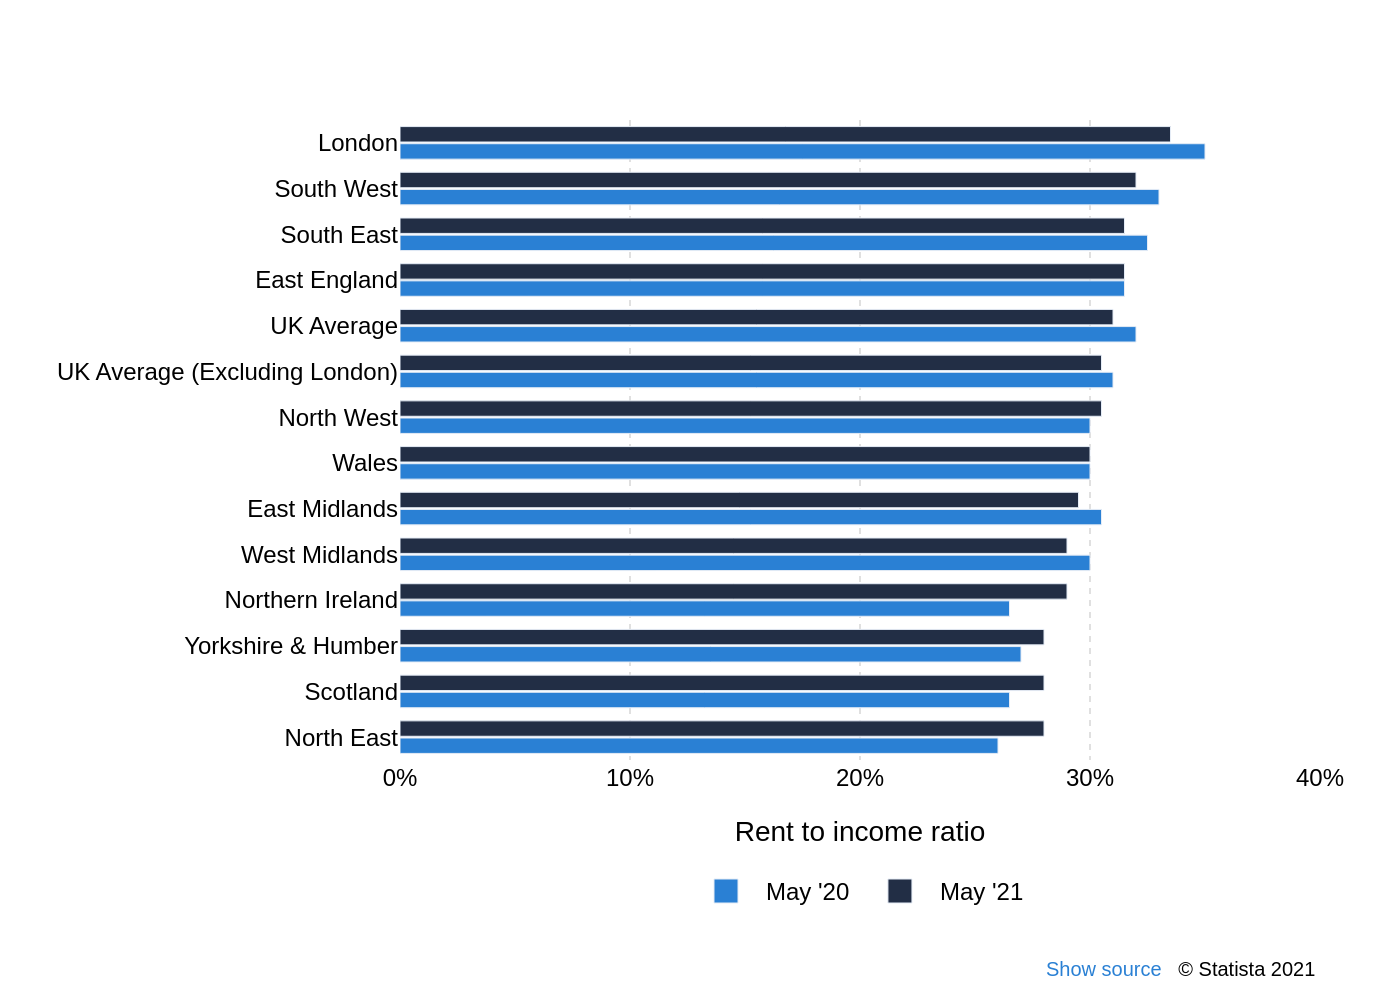

Python code for this plot:
import sys
import json
import pathlib
import plotly.graph_objects as go

if len(sys.argv) != 2:
    print("Usage: python create_chart.py <path_to_json_file>")
    sys.exit(1)

json_path = pathlib.Path(sys.argv[1])
if not json_path.is_file():
    print(f"Error: File not found at {json_path}")
    sys.exit(1)

with open(json_path, 'r', encoding='utf-8') as f:
    chart_info = json.load(f)

chart_data = chart_info.get('chart_data', [])
texts = chart_info.get('texts', {})
colors = chart_info.get('colors', [])

categories = [item['category'] for item in chart_data]
num_series = len(chart_data[0]['values']) if chart_data else 0
data_series = [[item['values'][i] for item in chart_data] for i in range(num_series)]

fig = go.Figure()

for i in range(num_series):
    fig.add_trace(go.Bar(
        y=categories,
        x=data_series[i],
        name=texts.get('legend_labels', [])[i],
        orientation='h',
        marker_color=colors[i]
    ))

title_text = texts.get('title')
subtitle_text = texts.get('subtitle')
full_title = ""
if title_text:
    full_title = f"<b>{title_text}</b>"
    if subtitle_text:
        full_title += f"<br><sub>{subtitle_text}</sub>"

source_text = texts.get('source', '')
note_text = texts.get('note', '')

# In the original image, "Show source" is blue, resembling a hyperlink.
if note_text:
    note_text = f"<span style='color:{colors[0]}'>{note_text}</span>"

combined_source_note = f"{note_text}&nbsp;&nbsp;&nbsp;{source_text}" if note_text and source_text else source_text or note_text

fig.update_layout(
    barmode='group',
    bargap=0.25,
    bargroupgap=0.1,
    title=dict(
        text=full_title,
        x=0.05,
        xanchor='left',
        y=0.95,
        yanchor='top'
    ),
    xaxis=dict(
        title=texts.get('x_axis_title', ''),
        ticksuffix='%',
        showgrid=True,
        gridcolor='#E0E0E0',
        griddash='dot',
        zeroline=False,
        range=[0, 40]
    ),
    yaxis=dict(
        title=texts.get('y_axis_title', ''),
        showgrid=False,
        tickfont=dict(size=12)
    ),
    legend=dict(
        orientation="h",
        yanchor="bottom",
        y=-0.25,
        xanchor="center",
        x=0.5
    ),
    font=dict(
        family="Arial",
        size=12,
        color="black"
    ),
    plot_bgcolor='white',
    paper_bgcolor='white',
    margin=dict(l=200, r=40, t=60, b=120),
    annotations=[
        dict(
            text=combined_source_note,
            showarrow=False,
            xref="paper",
            yref="paper",
            x=1.0,
            y=-0.35,
            xanchor='right',
            yanchor='bottom',
            align='right',
            font=dict(size=10)
        )
    ]
)

output_filename = json_path.with_suffix(".png").name
fig.write_image(output_filename, scale=2)

print(f"Chart saved as {output_filename}")
